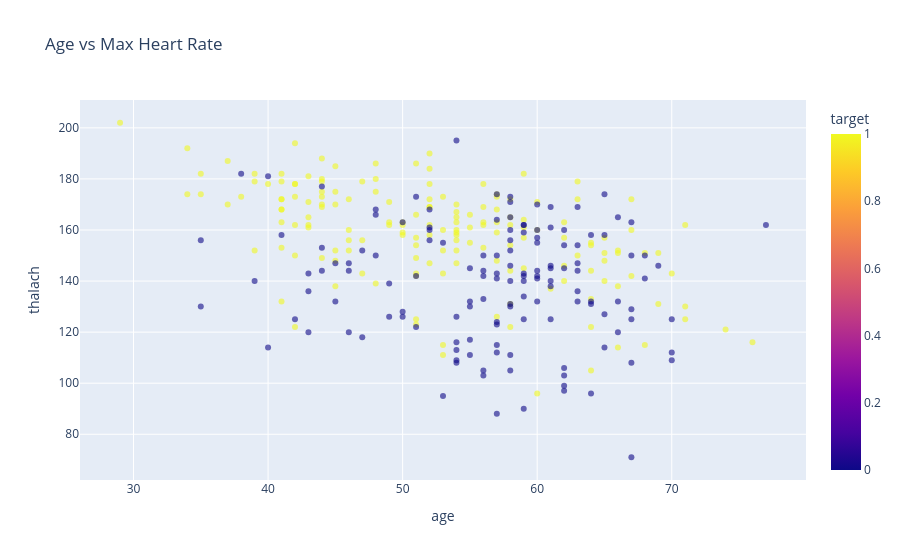

Notebook code for this chart:
### Code cell
fig = px.scatter(data, x='age', y='thalach', color='target',
                 title='Age vs Max Heart Rate',
                 opacity=0.6)
fig.show()

### Figure 1 — Plotly figure (JSON) as saved in the notebook; plotly's stock layout.template omitted (floating-point values rounded to 4 significant figures; data arrays with more than 128 entries replaced by an {"elided": "..."} marker saying what was removed)
{"data": [{"hovertemplate": "age=%{x}<br>thalach=%{y}<br>target=%{marker.color}<extra></extra>", "legendgroup": "", "marker": {"color": {"elided": "302 int values"}, "coloraxis": "coloraxis", "opacity": 0.6, "symbol": "circle"}, "mode": "markers", "name": "", "orientation": "v", "showlegend": false, "type": "scatter", "x": {"elided": "302 int values"}, "xaxis": "x", "y": {"elided": "302 int values"}, "yaxis": "y"}], "layout": {"coloraxis": {"colorbar": {"title": {"text": "target"}}, "colorscale": [[0, "#0d0887"], [0.1111, "#46039f"], [0.2222, "#7201a8"], [0.3333, "#9c179e"], [0.4444, "#bd3786"], [0.5556, "#d8576b"], [0.6667, "#ed7953"], [0.7778, "#fb9f3a"], [0.8889, "#fdca26"], [1, "#f0f921"]]}, "legend": {"tracegroupgap": 0}, "title": {"text": "Age vs Max Heart Rate"}, "xaxis": {"anchor": "y", "domain": [0, 1], "title": {"text": "age"}}, "yaxis": {"anchor": "x", "domain": [0, 1], "title": {"text": "thalach"}}}}
